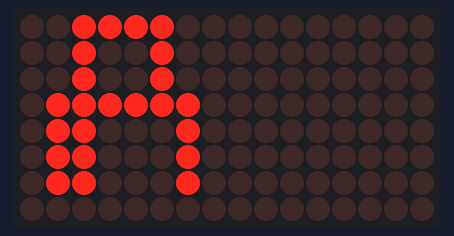
Simulated run of this sketch. Board: Arduino Uno, built with avr-gcc and run on an emulated ATmega328P. Parts: 16×8 LED matrix.

Above: at 0.1 s.
At 1.1 s:
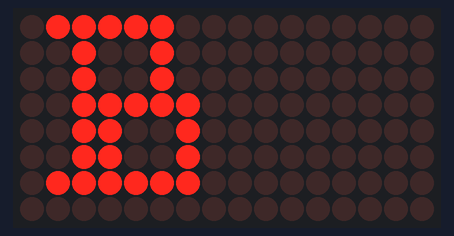
At 2.1 s:
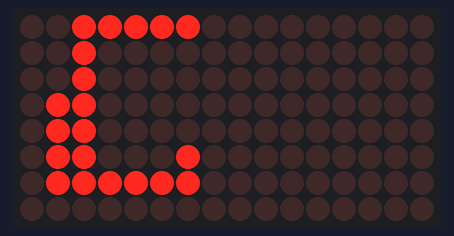

The sketch:

Video_Let_dot_matrix_3.ino
```cpp
// Kelompok
// Isep Lutpi Nur [2113191079]
// Farhan Aziz [2113191097]
// Muhammad Bayu Ramdhani [2113191081]
// Muhammad Taufik Ali [2113191067]
#include "LedControl.h"

LedControl lc=LedControl(12, 11, 10, 2); // urutannya > DIN, CLK, CS NRDEV

// waktu tunggu yang dideklarasikan variable global
unsigned long delayTime = 50;

byte hurufA[] = {0x3C, 0x24, 0x24, 0x7E, 0x62, 0x62, 0x62, 0x00};
byte hurufB[] = {0x7C, 0x24, 0x24, 0x3E, 0x32, 0x32, 0x7E, 0x00};
byte hurufC[] =
{
  B00111110,
  B00100000,
  B00100000,
  B01100000,
  B01100000,
  B01100010,
  B01111110,
  B00000000
};

void setup() {
  lc.shutdown(0, false);
  lc.setIntensity(0, 2);
  lc.clearDisplay(0);
}

void A(){
  for(int i = 0; i < 8; i++){
    lc.setRow(0, i, hurufA[i]);
  };
}

void B(){
  for(int i = 0; i < 8; i++){
    lc.setRow(0, i, hurufB[i]);
  };
}
void C(){
  for(int i = 0; i < 8; i++){
    lc.setRow(0, i, hurufC[i]);
  };
}

void loop() {
  A();
  delay(1000);
  B();
  delay(1000);
  C();
  delay(1000);
}
```

Measured:
- by itself, everything shown: repeats every 3.0 s, in 3 steps
- what the display in image 1 shows lasts 1.0 s, from 1.0 s to 2.0 s
